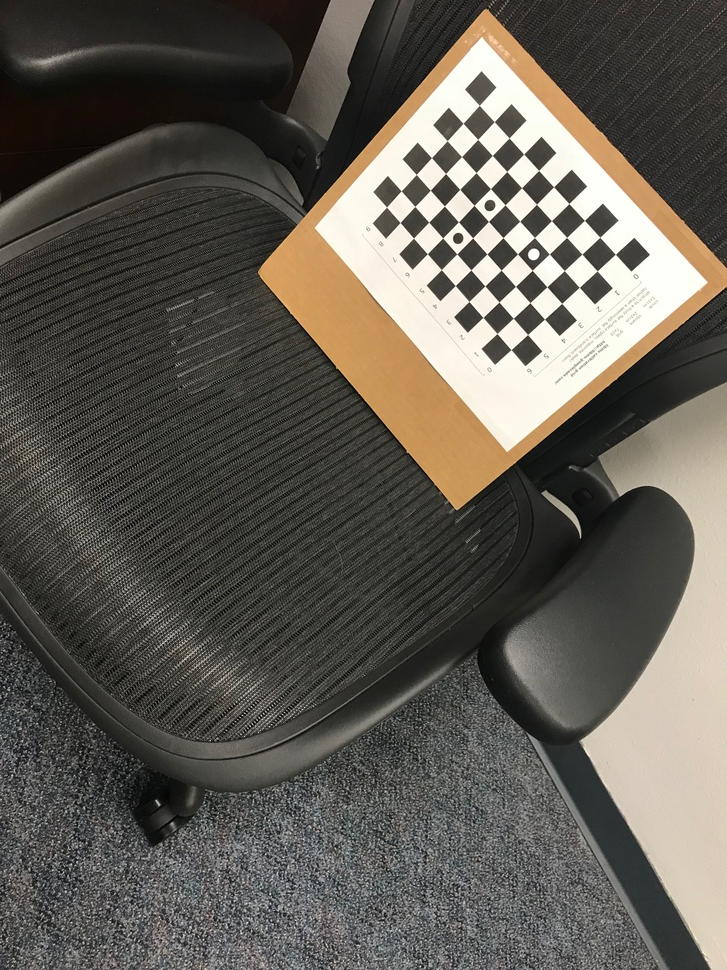
#> input picture source/blog/computer-vision/image-warping/cb.jpg, 727 x 970 px, shrunk from 3024 x 4032 before the run
$ jupyter execute warping.ipynb
#> lines starting #> are read from the running program, lines starting #| are printed output that depends on the picture
# Warping Images

Kevin J. Walchko, Phd

11 Dec 2018

---

[cell 1]
import cv2         # opencv itself
import numpy as np # matrix manipulations

from matplotlib import pyplot as plt

[cell 2]
img = cv2.imread('cb.jpg')
#> img is the input picture: shape (970, 727, 3); mean B, G, R 83.7, 91.9, 96.1
img = cv2.cvtColor(img, cv2.COLOR_BGR2RGB)
plt.imshow(img)
plt.title('{}'.format(img.shape));

[cell 3]
flags = 0
marker_size = (7,10)
# imgpoints = []

ret, corners = cv2.findChessboardCorners(img, marker_size, flags=flags)
#> ret = True; corners = 70 rows, first 8: [615.4, 254.3], [597.2, 270.8], [579.4, 287.4], [561.7, 303.4], [544.5, 319.2], [527.6, 334.5], [511, 349.6], [599.8, 237.3]
# imgpoints.append(corners.reshape(-1, 2))

[cell 4]
# make a grid of points
objp = np.zeros((np.prod(marker_size), 3), np.float32)
objp[:, :2] = np.indices(marker_size).T.reshape(-1, 2)

[cell 5]
h, stat = cv2.findHomography(objp, corners)
#> h = [[-11.87, -13.45, 615.3], [19.65, -16.16, 254.2], [0.0106, 0.00341, 1]]; stat = 70 values from 1 to 1

[cell 6]
h
#> Out has the same summary as h

[cell 7]
warp_img = cv2.warpPerspective(img, h, (img.shape[1], img.shape[0]))
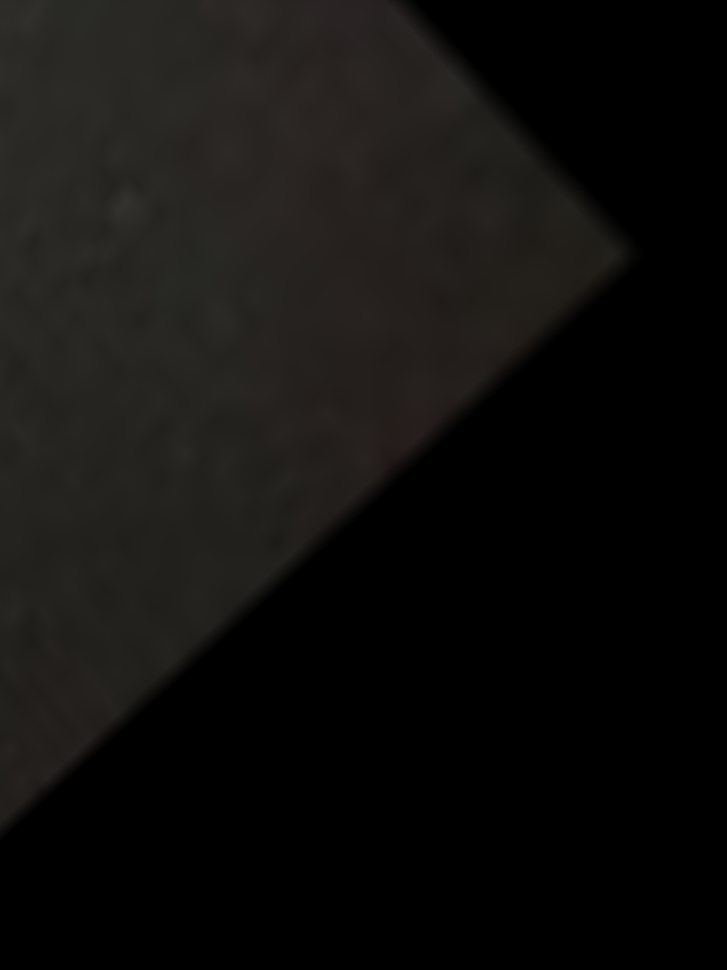
#> warp_img: shape (970, 727, 3); mean R, G, B 16.6, 15.6, 13.9
